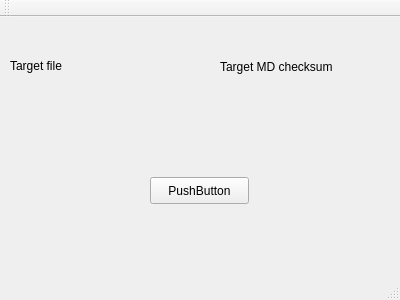
<?xml version="1.0" encoding="UTF-8"?>
<ui version="4.0">
 <class>MainWindow</class>
 <widget class="QMainWindow" name="MainWindow">
  <property name="geometry">
   <rect>
    <x>0</x>
    <y>0</y>
    <width>400</width>
    <height>300</height>
   </rect>
  </property>
  <property name="windowTitle">
   <string>MainWindow</string>
  </property>
  <widget class="QWidget" name="centralWidget">
   <widget class="QPushButton" name="pushButton_2">
    <property name="geometry">
     <rect>
      <x>150</x>
      <y>160</y>
      <width>99</width>
      <height>27</height>
     </rect>
    </property>
    <property name="text">
     <string>PushButton</string>
    </property>
   </widget>
   <widget class="QLabel" name="label">
    <property name="geometry">
     <rect>
      <x>10</x>
      <y>40</y>
      <width>71</width>
      <height>17</height>
     </rect>
    </property>
    <property name="text">
     <string>Target file</string>
    </property>
   </widget>
   <widget class="QLabel" name="label_2">
    <property name="geometry">
     <rect>
      <x>220</x>
      <y>40</y>
      <width>161</width>
      <height>20</height>
     </rect>
    </property>
    <property name="text">
     <string>Target MD checksum</string>
    </property>
   </widget>
  </widget>
  <widget class="QMenuBar" name="menuBar">
   <property name="geometry">
    <rect>
     <x>0</x>
     <y>0</y>
     <width>400</width>
     <height>25</height>
    </rect>
   </property>
  </widget>
  <widget class="QToolBar" name="mainToolBar">
   <attribute name="toolBarArea">
    <enum>TopToolBarArea</enum>
   </attribute>
   <attribute name="toolBarBreak">
    <bool>false</bool>
   </attribute>
  </widget>
  <widget class="QStatusBar" name="statusBar"/>
 </widget>
 <layoutdefault spacing="6" margin="11"/>
 <resources/>
 <connections/>
</ui>
